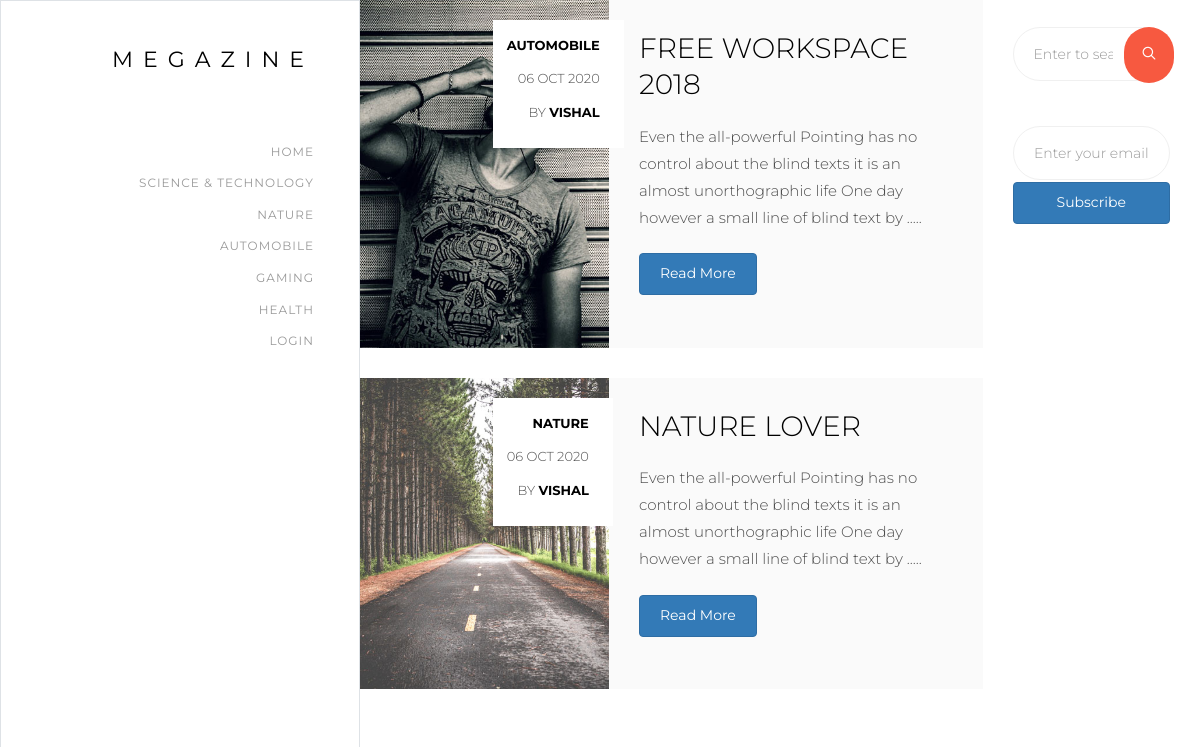
Page /author.php?aid=10 on the committed database.
### tables this page shows
CREATE TABLE `category` (
  `categoryid` int(11) NOT NULL,
  `categoryname` varchar(100) NOT NULL,
  `post` int(11) NOT NULL
);

CREATE TABLE `post` (
  `post_id` int(11) NOT NULL,
  `title` varchar(100) NOT NULL,
  `description` text NOT NULL,
  `category` varchar(100) NOT NULL,
  `post_date` varchar(50) NOT NULL,
  `author` int(11) NOT NULL,
  `post_img` varchar(100) NOT NULL
);

CREATE TABLE `user` (
  `userid` int(10) NOT NULL,
  `firstname` varchar(50) NOT NULL,
  `lastname` varchar(50) NOT NULL,
  `username` varchar(30) NOT NULL,
  `password` varchar(50) NOT NULL,
  `role` int(15) NOT NULL
);

### author.php (the view, shortened to what this page needs)
<!DOCTYPE HTML>
<html>
<head>
<link rel="stylesheet" href="https://stackpath.bootstrapcdn.com/bootstrap/4.5.2/css/bootstrap.min.css">
<link rel="stylesheet" href="css/icomoon.css">
<link rel="stylesheet" href="css/bootstrap.css">
<link rel="stylesheet" href="css/style.css">
</head>
<body>
<div id="blogz-page">
	<?php include('menu.php');?>
	<div id="blogz-main">
		<div class="blogz-blog">
			<div class="container-wrap">
				<div class="row">
					<div class="col-md-9">
						<div class="content-wrap">
							<?php
							include("config.php");
							$aid = $_GET['aid'];
							$sql = "SELECT * FROM post
					        LEFT JOIN category ON post.category = category.categoryid
					        LEFT JOIN user ON post.author = user.userid WHERE post.author = $aid ORDER BY post.post_id DESC";
					        $result = mysqli_query($conn,$sql) or die(header("location:home.php"));
					        if(mysqli_num_rows($result)>0){
                                while($row = mysqli_fetch_array($result)){
							?>
							<article class="blog-entry-travel animate-box">
								<div class="blog-img" style="background-image: url(admin_panel/upload/<?php echo $row['post_img'];?>);"></div>
								<div class="desc">
									<p class="meta">
										<span class="cat"><a href="category.php?cid=<?php echo $row['categoryid'];?>"><?php echo $row['categoryname'] ?></a></span>
										<span class="date"><?php echo $row['post_date'] ?></span>
										<span class="pos">By <a href="author.php?aid=<?php echo $row['userid']?>"><?php echo $row['firstname']?></a></span>
									</p>
									<h2><a href="single.php?postid=<?php echo $row['post_id'];?>"><?php echo $row['title'] ?></a></h2>
									<p><?php echo substr($row['description'],0,150) .".....";?></p>
									<p><a href="single.php?postid=<?php echo $row['post_id'];?>" class="btn btn-primary with-arrow">Read More <i class="icon-arrow-right22"></i></a></p>
								</div>
							</article>
							<?php }} ?>
						</div>
					</div>
					<div class="col-md-3"><br>
						<div class="sidebar">
							<div class="side animate-box">
								<form method="GET" action="search.php">
									<div class="form-group">
										<input type="text" class="form-control" id="search" name="search" placeholder="Enter to search...">
										<button type="submit" class="btn submit btn-primary"><i class="icon-search3"></i></button>
									</div>
								</form>
							</div>
							<div class="side animate-box">
								<div class="form-group">
									<input type="text" class="form-control form-email text-center" id="email" placeholder="Enter your email">
									<button type="submit" class="btn btn-primary btn-subscribe">Subscribe</button>
								</div>
							</div>
						</div>
					</div>
				</div>
			</div>
		</div>
	</div>
</div>
</body>
</html>

### menu.php (shortened to what this page needs)
<!DOCTYPE html>
<html>
<body>
	<aside id="blogz-aside" role="complementary" class="border js-fullheight">
		<h1 id="blogz-logo"><a href="home.php">Megazine</a></h1>
		<nav id="blogz-main-menu" role="navigation">
			<?php
				include('config.php');
				$sql2 = "SELECT * FROM category WHERE post >0";
				$result2 = mysqli_query($conn,$sql2) or die("query failed.Category");
		        if(mysqli_num_rows($result2)>0){
			 ?>
			<ul>
				<li ><a href="home.php">HOME</a></li>
				<?php while($row2 = mysqli_fetch_array($result2)){
				?>
				<li class="<?php echo $active ;?>"><a href="category.php?cid=<?php echo $row2['categoryid']?>"><?php echo $row2['categoryname']?></a></li>
				<?php } ?>
				<li><a href="admin_panel/login.php">Login</a></li>
			</ul>
			<?php } ?>
		</nav>
	</aside>
</body>
</html>

### css/icomoon.css (style rules this page uses)
[class^="icon-"], [class*=" icon-"] { font-family: 'icomoon' !important; speak: none; font-style: normal; font-weight: normal; font-variant: normal; text-transform: none; line-height: 1; -webkit-font-smoothing: antialiased; -moz-osx-font-smoothing: grayscale; }
.icon-search3:before { content: "\e088"; }

### rows in the picture
category: categoryname "SCIENCE & TECHNOLOGY"
category: categoryname "NATURE"
category: categoryname "AUTOMOBILE"
category: categoryname "GAMING"
category: categoryname "HEALTH"
post: post_img (picture), category.categoryname "AUTOMOBILE", post_date "06 OCT 2020", user.firstname "VISHAL", title "FREE WORKSPACE 2018", description "Even the all-powerful Pointing has no control about the blind texts it is an almost unorthographic life One day however a small line of blind text by"
post: post_img (picture), category.categoryname "NATURE", post_date "06 OCT 2020", user.firstname "VISHAL", title "NATURE LOVER", description "Even the all-powerful Pointing has no control about the blind texts it is an almost unorthographic life One day however a small line of blind text by"
